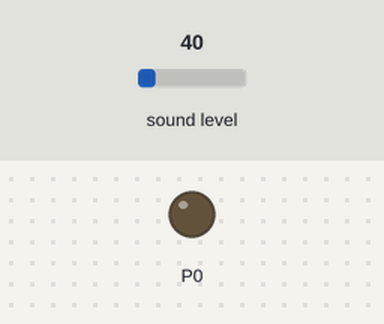
A program run on a simulated BBC micro:bit (MakeCode). On the bench: output pins drawn as LEDs (lit = HIGH). The test bench sets the inputs (shaded band); at power-on: sound level 40.

Above: at 1.2 s.
1.3 s: sound level set to 160
2.8 s: sound level set to 168
At 3.2 s:
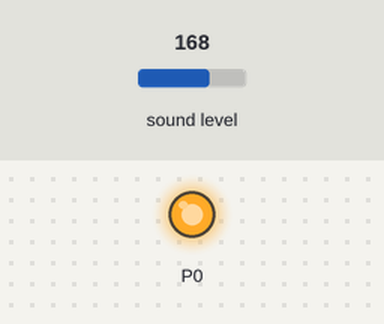
Timing chart, 0 to 5.8 s (numbered marks = the images above; inputs shaded):
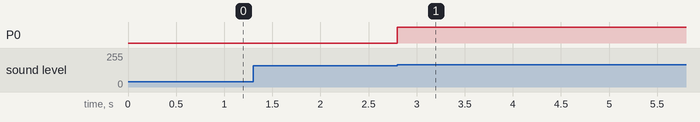

Measured:
- the behaviour switches between 164 and 165 on sound level (found by bisection; images 0 and 1)
- after the input at 1.3 s, every drawn part: stays the same
- after the input at 2.8 s, P0: LOW → HIGH at once

The program:

main.ts
```typescript
input.onSound(DetectedSound.Loud, function () {
    if (ESTADO == "ENCENDIDO") {
        input.setSoundThreshold(SoundThreshold.Loud, 190)
        pins.digitalWritePin(DigitalPin.P0, 1)
        ESTADO = "APAGADO"
    } else {
        pins.digitalWritePin(DigitalPin.P0, 0)
        ESTADO = "ENCENDIDO"
    }
})
let ESTADO = ""
ESTADO = "ENCENDIDO"
```

test.ts
```typescript
// aquí va el archivo "tests"; esto no se compilará cuando este paquete se utilice como una extensión.
```
